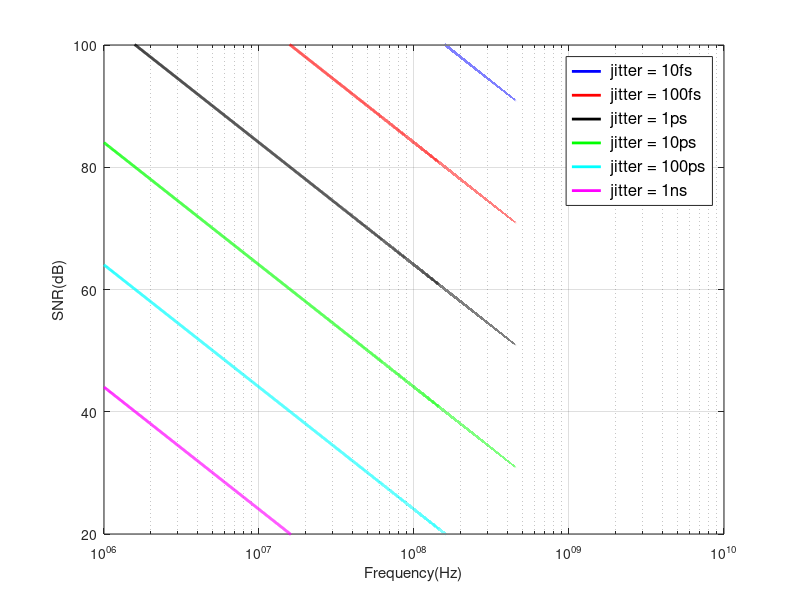

Write the MATLAB code that produced this figure.
% Aperture uncertainty
clear
clc
%% SNR versus Fin with different jitter
jitter = [1e-9 1e-10 1e-11 1e-12 1e-13 1e-14]; %sigma(t)
fin = linspace(1e6,1e10,1e6);
for i=1:size(jitter,2)
    SNR(i,:) = 20*log10(1./(2*pi*fin*jitter(i)));
end
%% Plot asdadfsssssssssssssss 
clf
semilogx(fin,SNR(6,:),'Displayname',' jitter = 10fs','color','b','LineWidth',2);
hold on
semilogx(fin,SNR(5,:),'Displayname',' jitter = 100fs','color','r','LineWidth',2);
semilogx(fin,SNR(4,:),'Displayname',' jitter = 1ps','color','k','LineWidth',2);
semilogx(fin,SNR(3,:),'Displayname',' jitter = 10ps','color','g','LineWidth',2);
semilogx(fin,SNR(2,:),'Displayname',' jitter = 100ps','color','c','LineWidth',2);
semilogx(fin,SNR(1,:),'Displayname',' jitter = 1ns','color','m','LineWidth',2);
legend('location','northeast','FontSize',12);
xlabel('Frequency(Hz)');
ylim([20 100]);
ylabel('SNR(dB)');
grid on
